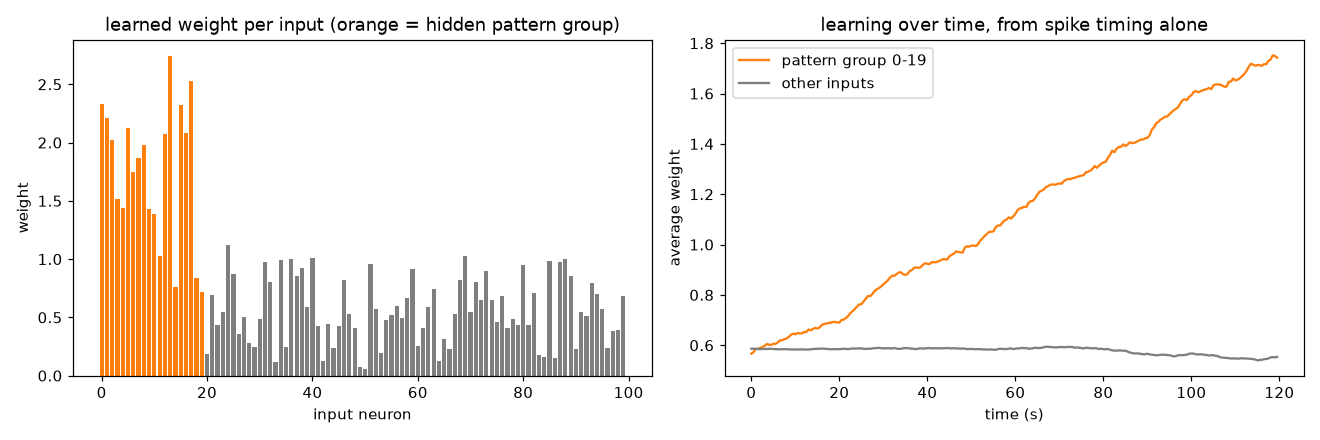

This chart was generated by the following Python code:
"""Experiment 3: learning from spike TIMING (STDP), with no labels and no backpropagation.

Spike-timing-dependent plasticity is the learning rule neuromorphic chips can run on-chip:
  - if an input spike arrives just BEFORE the neuron fires, that connection is strengthened (it helped cause the spike);
  - if it arrives just AFTER, the connection is weakened.

Setup: 100 input neurons fire at random. Inputs 0-19 are a hidden "pattern group": now and then all 20 fire together.
One output neuron listens to all 100 and learns by STDP alone. Nothing tells it which inputs matter.
If STDP works, the pattern group's connections grow and the rest shrink.

Run 1 (kept as exp3_stdp_run1_null.py) used a 10 mV threshold: a 20-spike burst gives ~6 mV, so the output never
fired and STDP had nothing to learn from. This run uses 5 mV: a burst fires it, background noise (~1.5 mV) does not.

Run:  .venv\\Scripts\\python.exe exp3_stdp.py      Out: exp3_stdp.png
"""
import matplotlib
matplotlib.use("Agg")
import matplotlib.pyplot as plt
import numpy as np
from brian2 import (Hz, NeuronGroup, PoissonGroup, SpikeGeneratorGroup, SpikeMonitor, StateMonitor, Synapses, ms,
                    mV, prefs, run, second, seed, start_scope)

prefs.codegen.target = "numpy"
start_scope()
seed(1)
rng = np.random.default_rng(1)
N, GROUP, DUR = 100, 20, 120 * second   # run 3: declared before running, the only change from run 2 (30 s)

# Background noise: every input fires at random, 5 spikes per second.
noise = PoissonGroup(N, rates=5 * Hz)
# The hidden pattern: inputs 0-19 fire together about 4 times per second, with a little jitter.
times, idx = [], []
for t in np.arange(0.05, float(DUR / second), 0.25):
    for i in range(GROUP):
        times.append(t + rng.normal(0, 0.002))
        idx.append(i)
order = np.argsort(times)
pattern = SpikeGeneratorGroup(N, np.array(idx)[order], np.array(times)[order] * second)

out = NeuronGroup(1, "dv/dt = -v / (10*ms) : volt", threshold="v > 5*mV", reset="v = 0*mV", method="exact")

taupre = taupost = 20 * ms
wmax, Apre = 2.0, 0.01
Apost = -Apre * 1.05                       # slightly more weakening than strengthening keeps weights in check
stdp = """w : 1
          dapre/dt = -apre / taupre : 1 (event-driven)
          dapost/dt = -apost / taupost : 1 (event-driven)"""
on_pre = """v_post += w * mV
            apre += Apre
            w = clip(w + apost, 0, wmax)"""
on_post = """apost += Apost
             w = clip(w + apre, 0, wmax)"""
syn_noise = Synapses(noise, out, stdp, on_pre=on_pre, on_post=on_post)
syn_pat = Synapses(pattern, out, stdp, on_pre=on_pre, on_post=on_post)
for s in (syn_noise, syn_pat):
    s.connect()
    s.w = "rand() * 0.6"                   # everyone starts with small random weights
start_w = np.array(syn_noise.w) + np.array(syn_pat.w)   # both pathways, as at the end
wmon = StateMonitor(syn_noise, "w", record=True, dt=500 * ms)
wmon_p = StateMonitor(syn_pat, "w", record=True, dt=500 * ms)
spk = SpikeMonitor(out)
run(DUR)

# Each input has two pathways (its noise spikes and its pattern spikes); its total weight is their sum.
w_end = np.array(syn_noise.w) + np.array(syn_pat.w)
grp, rest = w_end[:GROUP].mean(), w_end[GROUP:].mean()
print(f"output spikes: {spk.num_spikes}")
print(f"average weight at the start:            {start_w.mean():.2f} (all inputs alike)")
print(f"average weight now, pattern inputs 0-19: {grp:.2f}")
print(f"average weight now, other inputs 20-99:  {rest:.2f}")
print("STDP found the hidden group" if grp > 2 * rest else "STDP did NOT separate the group on this run")

fig, ax = plt.subplots(1, 2, figsize=(12, 4))
ax[0].bar(range(N), w_end, color=["tab:orange"] * GROUP + ["tab:gray"] * (N - GROUP))
ax[0].set_title("learned weight per input (orange = hidden pattern group)")
ax[0].set_xlabel("input neuron"); ax[0].set_ylabel("weight")
tw = wmon.t / second
total = wmon.w + wmon_p.w
ax[1].plot(tw, total[:GROUP].mean(0), c="tab:orange", label="pattern group 0-19")
ax[1].plot(tw, total[GROUP:].mean(0), c="tab:gray", label="other inputs")
ax[1].set_xlabel("time (s)"); ax[1].set_ylabel("average weight"); ax[1].legend()
ax[1].set_title("learning over time, from spike timing alone")
plt.tight_layout(); plt.savefig("exp3_stdp.png", dpi=110)
print("saved exp3_stdp.png")
